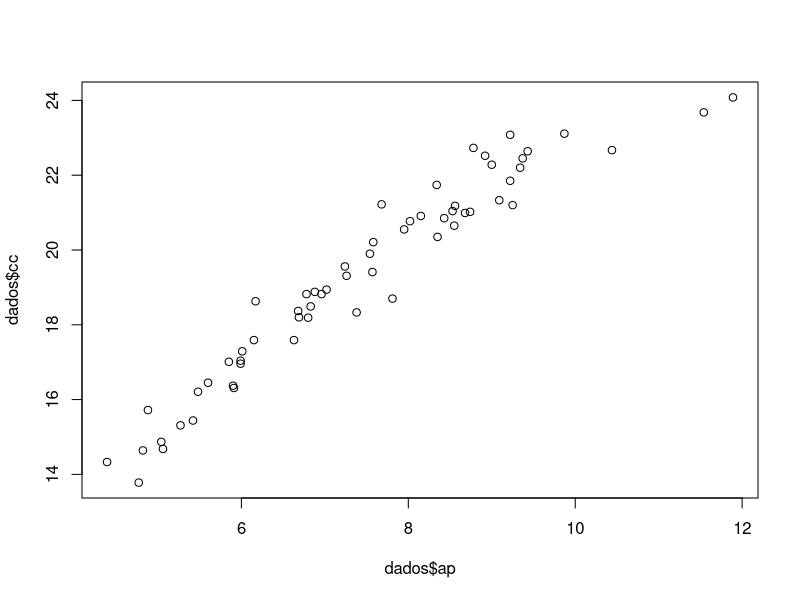
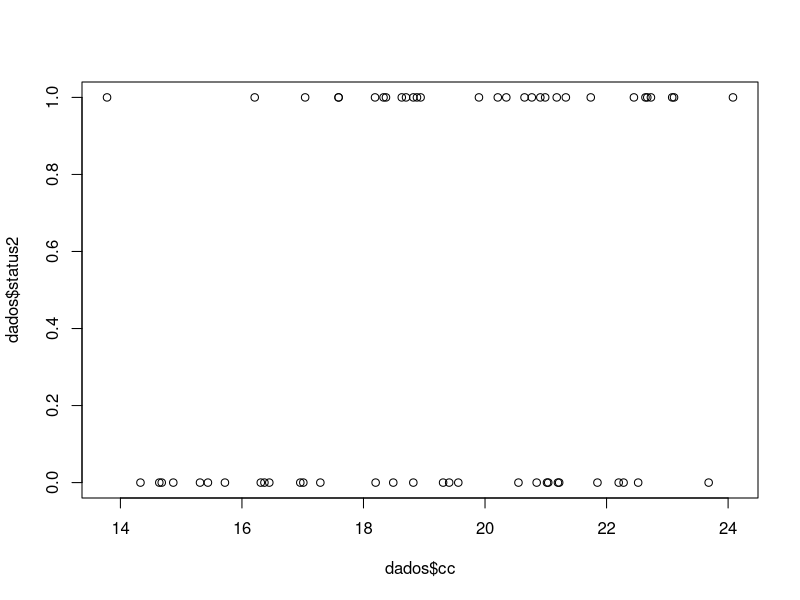
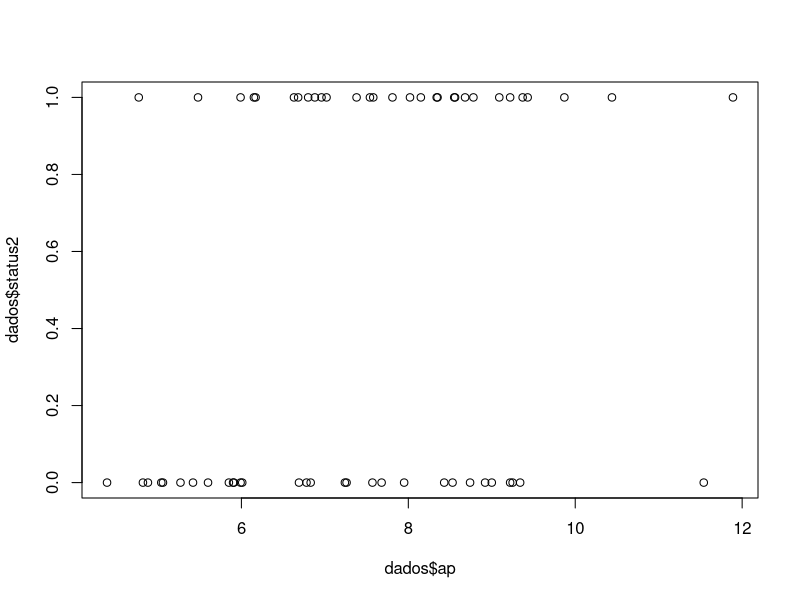
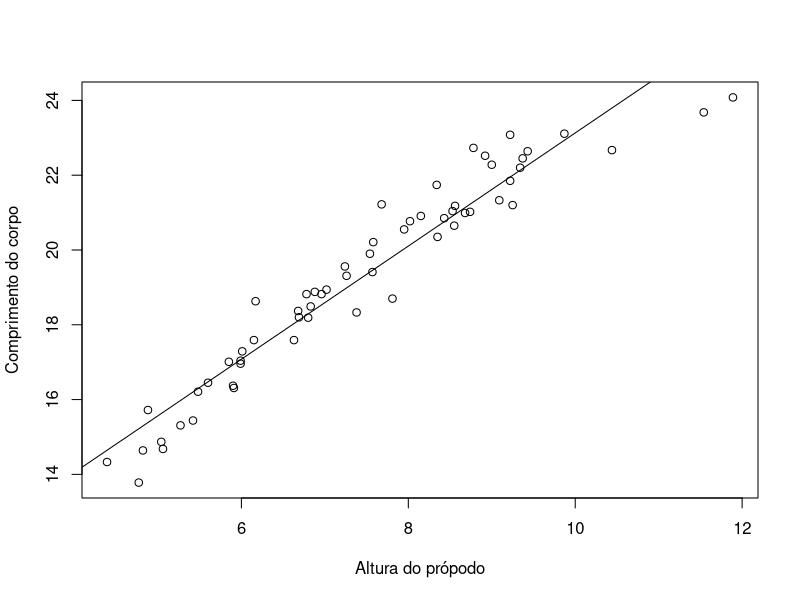
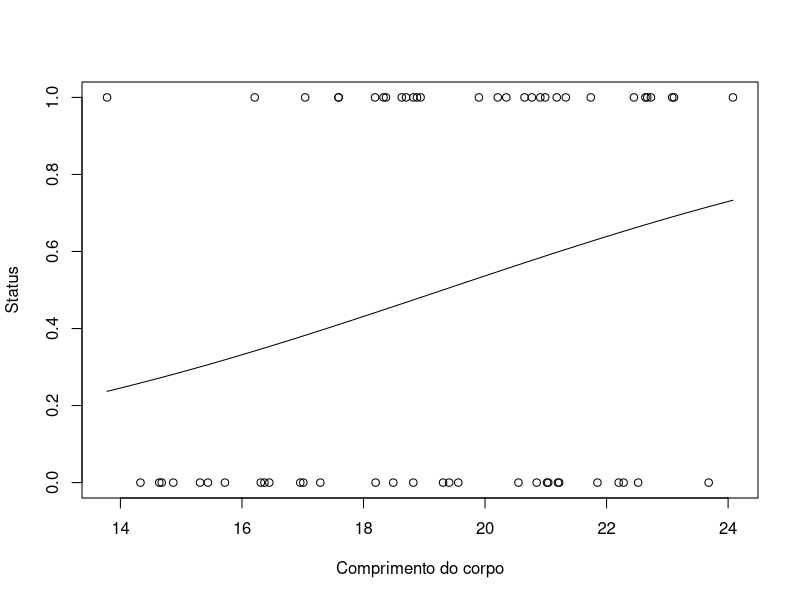
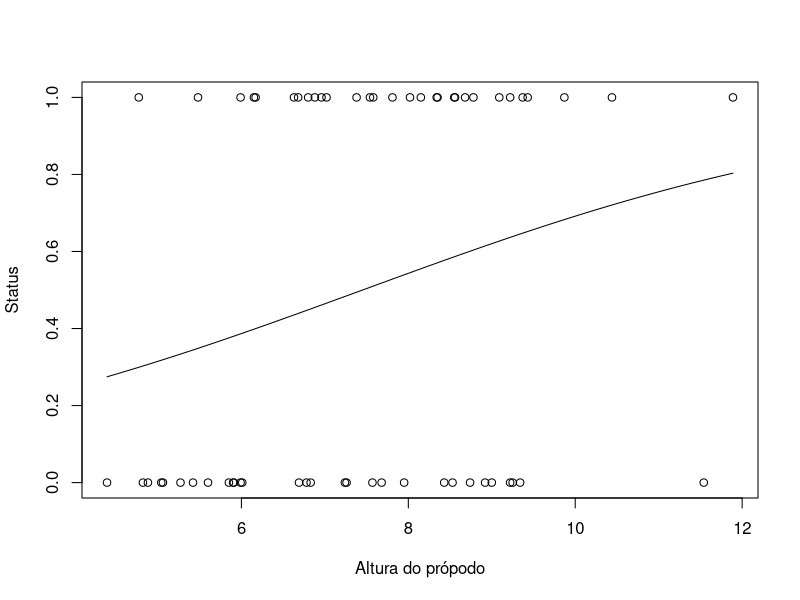
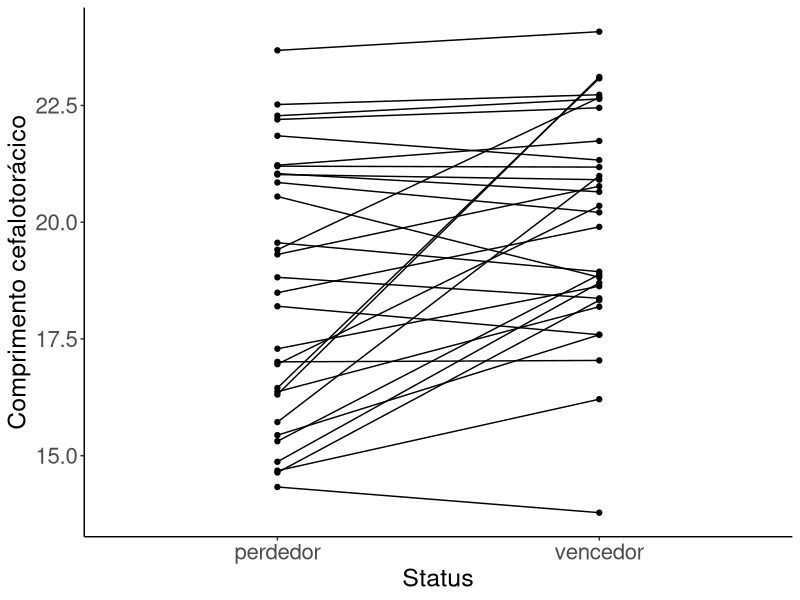
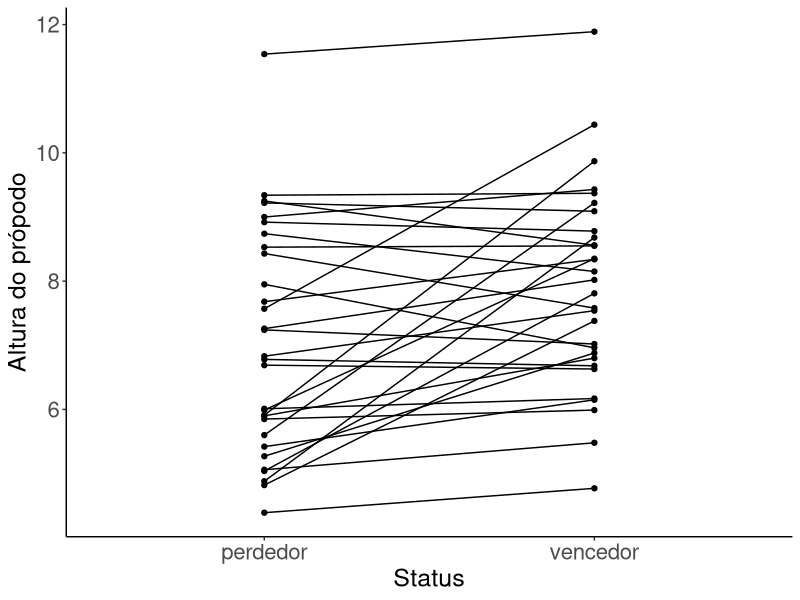

Recreate these plots in R, in order. (Note: this script raises an error after producing the figures.)
# Leia o README para entender o contexto e conhecer os autores deste script: 
# https://github.com/marmello77/EcoAnimal/blob/main/README.md


setwd(dirname(rstudioapi::getActiveDocumentContext()$path))

rm(list= ls())

cat("\014")  

if(!require(ggplot2)){
  install.packages("ggplot2")
  library(ggplot2)
}

if(!require(lme4)){
  install.packages("lme4")
  library(lme4)
}

if(!require(DiagrammeR)){
  install.packages("DiagrammeR")
  library(DiagrammeR)
}

dados<- read.delim("dados.txt", header=T)
dim(dados)
head(dados)
tail(dados)

dados$status2 <- ifelse(dados$status == "perdedor", 0, 1)
head(dados)

plot(dados$cc~dados$ap)
plot(dados$status2~dados$cc)
plot(dados$status2~dados$ap)


############################## RELAÇÕES GERAIS #################################


plot(dados$cc~dados$ap,
     xlab = "Altura do própodo",
     ylab = "Comprimento do corpo")
tendencia <- lm(dados$cc~dados$ap)
intercepto <- coef(tendencia)[1]
coeficiente <- coef(tendencia)[2]
abline(tendencia, col = "black")


fit01 = glm(dados$status2~dados$cc, family=binomial)
plot(dados$status2~dados$cc,
     xlab = "Comprimento do corpo",
     ylab = "Status")
curve (exp(fit01$coefficients[[1]]+fit01$coefficients[[2]]*x)/
         (1+exp(fit01$coefficients[[1]]+fit01$coefficients[[2]]*x)),
       add=T)


fit02 = glm(dados$status2~dados$ap, family=binomial)
plot(dados$status2~dados$ap,
     xlab = "Altura do própodo",
     ylab = "Status")
curve (exp(fit02$coefficients[[1]]+fit02$coefficients[[2]]*x)/
         (1+exp(fit02$coefficients[[1]]+fit02$coefficients[[2]]*x)),
       add=T)


ggplot(dados, aes(x = status, y = cc)) +
  geom_line(aes(group = dupla)) +
  geom_point() +
  xlab("Status") + ylab("Comprimento cefalotorácico") +
  theme(panel.background = element_rect(fill = NA),
        axis.line = element_line(size = 0.5, colour = "black"),
        plot.title = element_text(color="black", size=22, face="bold", hjust = 0.5),
        axis.title.x = element_text(color="black", size=18, face="plain"),
        axis.title.y = element_text(color="black", size=18, face="plain"),
        axis.text = element_text(size = 16)) +
  scale_x_discrete(labels = c('perdedor','vencedor'))


ggplot(dados, aes(x = status, y = ap)) +
  geom_line(aes(group = dupla)) +
  geom_point() +
  xlab("Status") + ylab("Altura do própodo") +
  theme(panel.background = element_rect(fill = NA),
        axis.line = element_line(size = 0.5, colour = "black"),
        plot.title = element_text(color="black", size=22, face="bold", hjust = 0.5),
        axis.title.x = element_text(color="black", size=18, face="plain"),
        axis.title.y = element_text(color="black", size=18, face="plain"),
        axis.text = element_text(size = 16)) +
  scale_x_discrete(labels = c('perdedor','vencedor'))


############################## TESTE 1: status2 x cc ###########################


png(filename= "figuras/p1.png", res= 300, height= 2000, width= 3000)
p1 = ggplot(dados, aes(x=cc, y=status2)) + 
  geom_point(colour = "#1855FA", size=4, alpha = 0.5) + 
  stat_smooth(method="glm", method.args=list(family="binomial"), se=FALSE) +
  labs(x="Comprimento cefalotorácico", y = "Status") +
  theme(text = element_text(size=20),
        plot.title = element_text(size=40, hjust=0.5),
        axis.text.x = element_text(size = 20, angle=0, hjust=1),
        axis.text.y = element_text(size = 20, angle=0, vjust=1),
        axis.title.x = element_text(size = 30, angle=0),
        axis.title.y = element_text(size = 30, angle=90))
p1
dev.off()

fit1 = glm(dados$status2~dados$cc, family=binomial)
summary(fit1)
res1 = anova(fit1, test="Chisq")
res1
capture.output(res1, file = "resultados/resultados-cc.txt")

png("figuras/p1b.png", width = 1000, height = 700)
plot(dados$status2~dados$cc,
     xlab = "Comprimento do corpo",
     ylab = "Status")
curve (exp(fit1$coefficients[[1]]+fit1$coefficients[[2]]*x)/
         (1+exp(fit1$coefficients[[1]]+fit1$coefficients[[2]]*x)),
       add=T)
dev.off()  


############################## TESTE 2: status2 x ap ###########################


png(filename= "figuras/p2.png", res= 300, height= 2000, width= 3000)
p2 = ggplot(dados, aes(x=ap, y=status2)) + 
  geom_point(colour = "#1855FA", size=4, alpha = 0.5) + 
  stat_smooth(method="glm", method.args=list(family="binomial"), se=FALSE) +
  labs(x="Altura da garra", y = "Status") +
  theme(text = element_text(size=20),
        plot.title = element_text(size=40, hjust=0.5),
        axis.text.x = element_text(size = 20, angle=0, hjust=1),
        axis.text.y = element_text(size = 20, angle=0, vjust=1),
        axis.title.x = element_text(size = 30, angle=0),
        axis.title.y = element_text(size = 30, angle=90))
p2
dev.off()

fit2 = glm(dados$status2~dados$ap, family=binomial)
summary(fit2)
res2 = anova(fit2, test="Chisq")
res2
capture.output(res2, file = "resultados/resultados-ap.txt")

plot(dados$status2~dados$ap,
     xlab = "Comprimento do corpo",
     ylab = "Status")
curve (exp(fit2$coefficients[[1]]+fit2$coefficients[[2]]*x)/
         (1+exp(fit2$coefficients[[1]]+fit2$coefficients[[2]]*x)),
       add=T)


############################## TESTE 3: status2 x ap + cc ######################


fit3 = glm(dados$status2~dados$ap+dados$cc, family=binomial)
summary(fit3)
res3 = anova(fit3, test="Chisq")
res3
capture.output(res3, file = "resultados/resultados-ap-cc.txt")


############################## TESTE 4: status2 x ap + cc / dupla ##############


fit4 = glmer(status2 ~ ap + cc + (1|dupla), family=binomial, data=dados)
summary(fit4)
res4 = anova(fit4, test="Chisq")
res4
capture.output(res4, file = "resultados/resultados-ap-cc-dupla.txt")
isSingular(fit4, tol = 1e-05)


############################## TESTE 5: status2 x cc - ap / dupla ##############


fit5 = lm(cc ~ ap, data=dados) 
summary(fit5)
fit5.res = resid(fit5)

png(filename= "figuras/p5.png", res= 300, height= 3000, width= 3000)
p5 = ggplot(dados, aes(x=cc, y=ap), CI = F) +
  geom_smooth(method=lm, colour = "#1855FA") +
  geom_point(colour = "#1855FA", size=4, alpha = 0.5) +
  geom_ribbon(stat='smooth', method = "lm", se=TRUE, alpha=0.1, 
              fill = "#1855FA") +
  ggtitle("") +
  labs(x="Comprimento do corpo", y = "Altura da garra") +
  theme(text = element_text(size=20),
        plot.title = element_text(size=40, hjust=0.5),
        axis.text.x = element_text(size = 20, angle=0, hjust=1),
        axis.text.y = element_text(size = 20, angle=0, vjust=1),
        axis.title.x = element_text(size = 30, angle=0),
        axis.title.y = element_text(size = 30, angle=90))
p5
dev.off()

png(filename= "figuras/p6.png", res= 300, height= 2000, width= 3000)
p6 = ggplot(dados, aes(x=fit5.res, y=status2)) + 
  geom_point(colour = "#1855FA", size=4, alpha = 0.5) + 
  stat_smooth(method="glm", method.args=list(family="binomial"), se=FALSE) +
  labs(x="Residuos corpo-garra", y = "Status") +
  theme(text = element_text(size=20),
        plot.title = element_text(size=40, hjust=0.5),
        axis.text.x = element_text(size = 20, angle=0, hjust=1),
        axis.text.y = element_text(size = 20, angle=0, vjust=1),
        axis.title.x = element_text(size = 30, angle=0),
        axis.title.y = element_text(size = 30, angle=90))
p6
dev.off()

fit6 = glmer(status2 ~ fit5.res + (1|dupla), family=binomial, data=dados)
summary(fit6)
res6 = anova(fit6, test="Chisq")
res6
capture.output(res6, file = "resultados/resultados-res-dupla.txt")
isSingular(fit6, tol = 1e-05)
